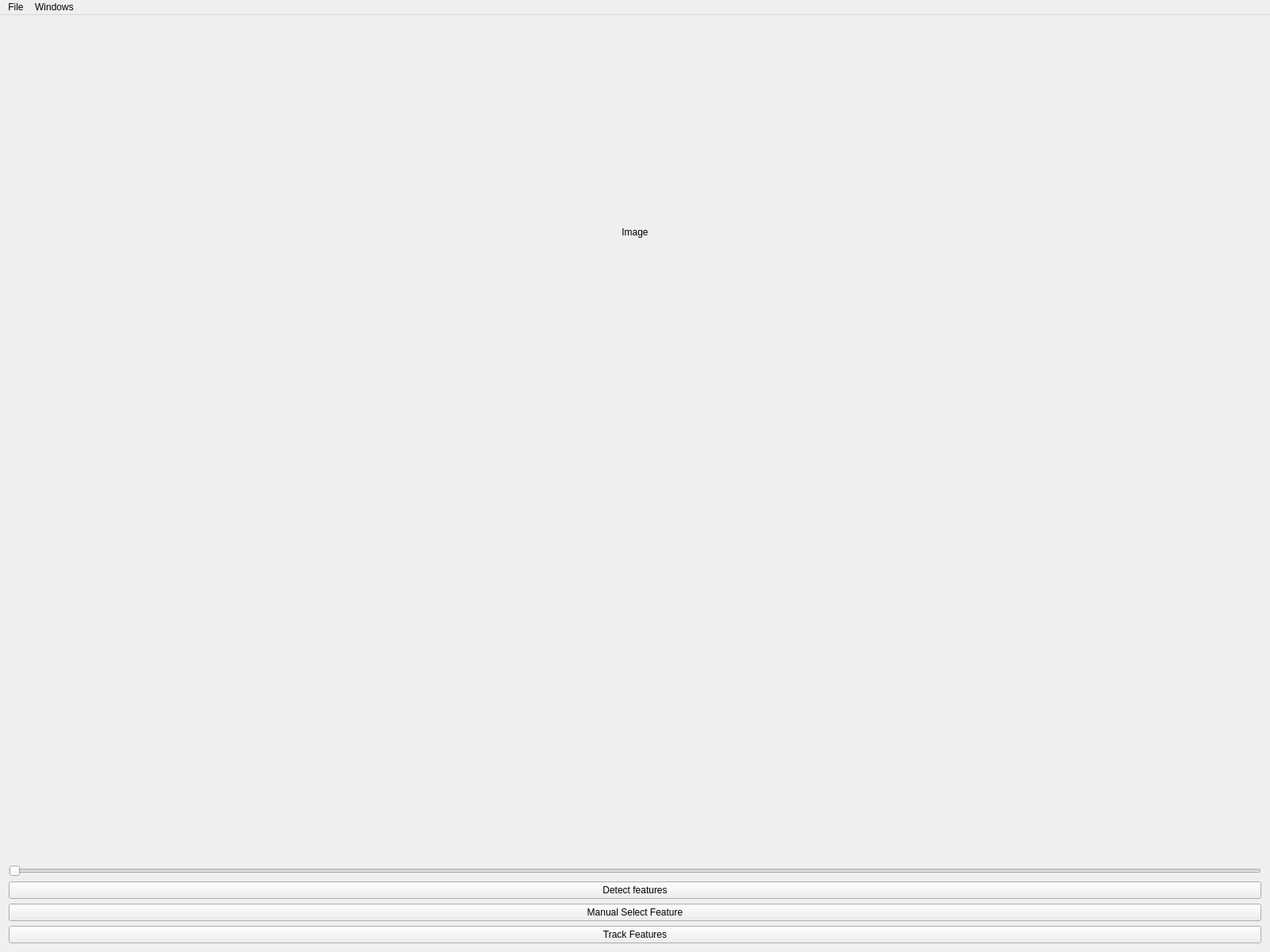
<?xml version="1.0" encoding="UTF-8"?>
<ui version="4.0">
 <class>MainWindow</class>
 <widget class="QMainWindow" name="MainWindow">
  <property name="geometry">
   <rect>
    <x>0</x>
    <y>0</y>
    <width>1602</width>
    <height>1201</height>
   </rect>
  </property>
  <property name="windowTitle">
   <string>CoreTrack</string>
  </property>
  <widget class="QWidget" name="centralWidget">
   <layout class="QVBoxLayout" name="verticalLayout">
    <item>
     <widget class="QLabel" name="lblImage">
      <property name="sizePolicy">
       <sizepolicy hsizetype="Preferred" vsizetype="Preferred">
        <horstretch>0</horstretch>
        <verstretch>0</verstretch>
       </sizepolicy>
      </property>
      <property name="text">
       <string>Image</string>
      </property>
      <property name="alignment">
       <set>Qt::AlignCenter</set>
      </property>
     </widget>
    </item>
    <item>
     <widget class="QWidget" name="targetDockContainer" native="true"/>
    </item>
    <item>
     <widget class="QSlider" name="sldCurrentImage">
      <property name="orientation">
       <enum>Qt::Horizontal</enum>
      </property>
     </widget>
    </item>
    <item>
     <widget class="QPushButton" name="btnDetectFeatures">
      <property name="text">
       <string>Detect features</string>
      </property>
     </widget>
    </item>
    <item>
     <widget class="QPushButton" name="btnManualSelectFeature">
      <property name="text">
       <string>Manual Select Feature</string>
      </property>
     </widget>
    </item>
    <item>
     <widget class="QPushButton" name="btnMatchFeatures">
      <property name="text">
       <string>Track Features</string>
      </property>
     </widget>
    </item>
   </layout>
  </widget>
  <widget class="QMenuBar" name="menuBar">
   <property name="geometry">
    <rect>
     <x>0</x>
     <y>0</y>
     <width>1602</width>
     <height>21</height>
    </rect>
   </property>
   <widget class="QMenu" name="menuWindows">
    <property name="title">
     <string>Windows</string>
    </property>
    <addaction name="actionFootage_viewer"/>
    <addaction name="action3D_View"/>
    <addaction name="actionSettings"/>
   </widget>
   <widget class="QMenu" name="menuFile">
    <property name="title">
     <string>File</string>
    </property>
    <addaction name="actionImport"/>
   </widget>
   <addaction name="menuFile"/>
   <addaction name="menuWindows"/>
  </widget>
  <action name="action3D_View">
   <property name="text">
    <string>3D View</string>
   </property>
  </action>
  <action name="actionSettings">
   <property name="text">
    <string>Settings</string>
   </property>
  </action>
  <action name="actionFootage_viewer">
   <property name="text">
    <string>Footage viewer</string>
   </property>
  </action>
  <action name="actionImport">
   <property name="text">
    <string>Import</string>
   </property>
  </action>
 </widget>
 <layoutdefault spacing="6" margin="11"/>
 <resources/>
 <connections/>
</ui>
